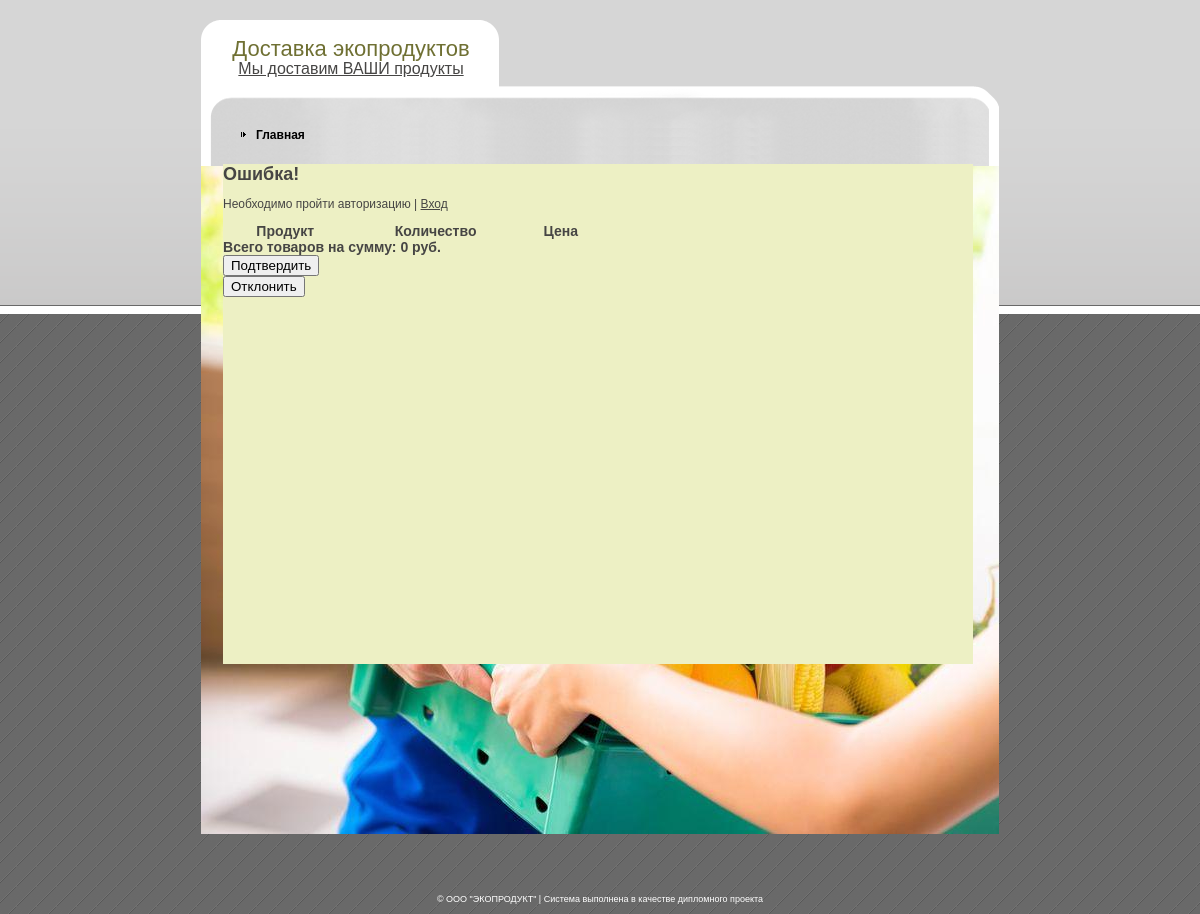
The app's page /admin_order_details.php?id=10, older data.
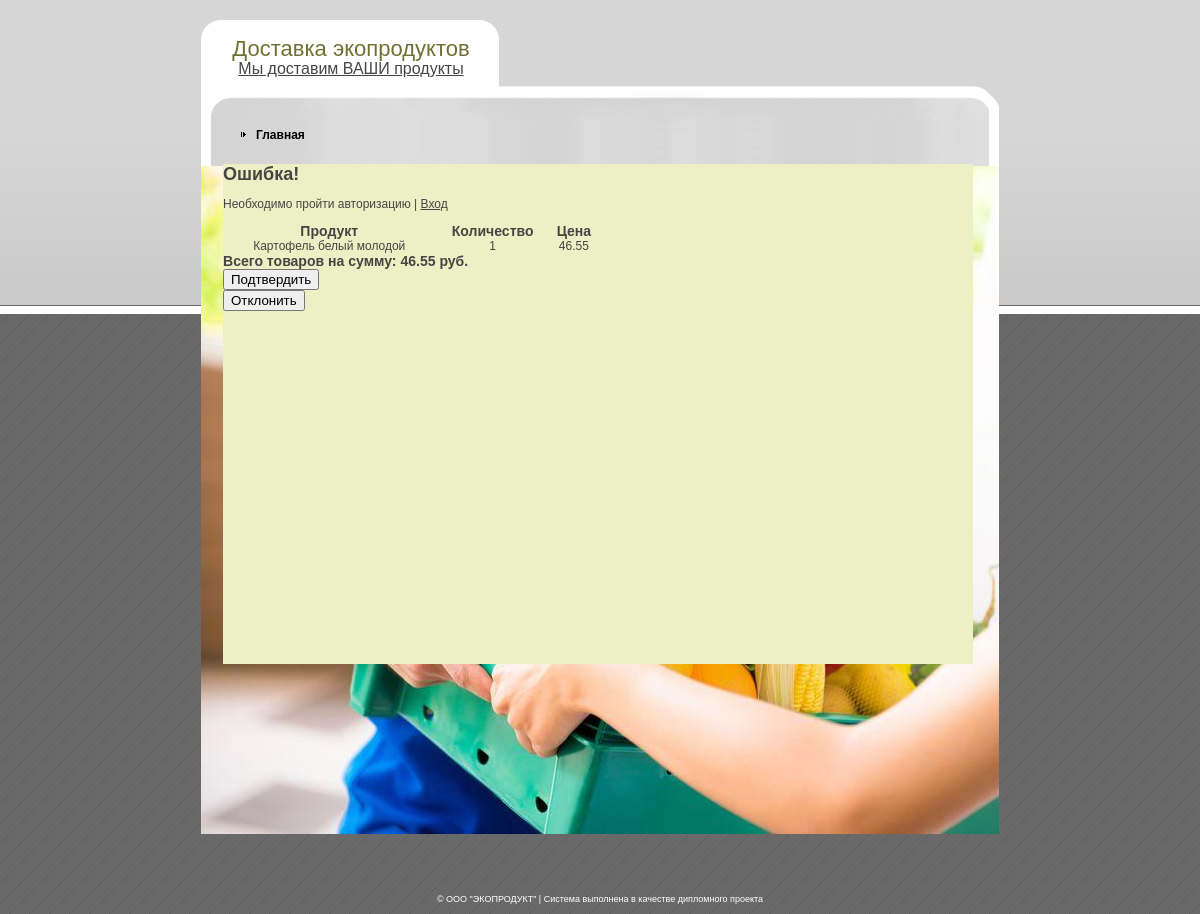
The same page, newer data.
### tables this page shows
CREATE TABLE IF NOT EXISTS `ordersp` (
  `id` int(11) NOT NULL AUTO_INCREMENT,
  `id_order` int(11) NOT NULL,
  `id_product` int(11) NOT NULL,
  `quantity` decimal(10,0) NOT NULL,
  PRIMARY KEY (`id`),
  KEY `id` (`id`),
  KEY `orderid` (`id_order`),
  KEY `goodsid` (`id_product`)
);

CREATE TABLE IF NOT EXISTS `catalog` (
  `id` int(11) NOT NULL AUTO_INCREMENT,
  `typeid` int(11) NOT NULL,
  `article` varchar(15) NOT NULL,
  `name` varchar(150) NOT NULL,
  `note` varchar(500) NOT NULL,
  `amount` int(11) NOT NULL,
  `price` float NOT NULL,
  `discount` int(11) NOT NULL,
  PRIMARY KEY (`id`),
  KEY `id` (`id`),
  KEY `typeid` (`typeid`)
);

### lib_db.php (called while the page is built, shortened)
<?php
function dataBaseToArray($resultat)
{
    $array = array();
    while($row = mysql_fetch_assoc($resultat))
	{
        $array[] = $row;
    }
    return $array;
}
function clearData($data, $type = "s")
{
    switch($type)
	{
        case "i": return (int)$data;
    }
}
			$error = 1;?>
		<?
function getOrdersSP($orderid)
{
    $sql = "SELECT name, quantity, quantity * price * ( 1 - discount /100 ) AS summa
            FROM ordersp, catalog
            WHERE catalog.id = ordersp.id_product
            AND id_order=$orderid";
    $resultat = mysql_query($sql) or die(mysql_error());
    return dataBaseToArray($resultat);
}
			$error = 1;?>

### admin_order_details.php (the view, shortened to what this page needs)
<?php
require "lib_db.php";
$id_order = clearData($_GET["id"], "i");
$goods = getOrdersSP($id_order);
?>
<!DOCTYPE html PUBLIC "-//W3C//DTD XHTML 1.0 Strict//EN" "http://www.w3.org/TR/xhtml1/DTD/xhtml1-strict.dtd">
<html xmlns="http://www.w3.org/1999/xhtml" xml:lang="en" lang="en">
<head>
    <link rel="stylesheet" href="style.css" type="text/css" charset="utf-8" />
</head>
<body>
<div id="outer">
    <div id="wrapper">
        <div id="body-bot">
            <div id="body-top">
                <div id="logo">
                    <h1>Доставка экопродуктов</h1>
                    <p><a href="adminform.php" target="_parent">Мы доставим ВАШИ продукты</a></p>
                </div>
                <div id="nav">
                    <ul>
                        <li><a href="index.php">Главная</a></li>
                    </ul>
                </div>
                <div id="gboxm">
                    <?php
                    $login = $_SESSION['login'];
                    $password = $_SESSION['password'];
                    if(empty($login) and empty($password))
                    {
                        echo "<h2>Ошибка!</h2>";
                        echo "<p>Необходимо пройти авторизацию | <a href='adminform.php'>Вход</a></p>";
                    }
                    else
                    {
                        echo "<p>Вы вошли как '$login' | <a href='../exit.php'>Выход</a></p>";
                        echo "<p>Вернуться в <a href='adminform.php'>панель администратора</a></p>";
                        echo "<h2><center>Проверка заказа</center></h2>";
                    }?>
                    <table border="0" cellpadding="0" cellspacing="0" width="50%">
                        <tr>
                            <td align="center"><h3>Продукт</h3></td>
                            <td align="center"><h3>Количество</h3></td>
                            <td align="center"><h3>Цена</h3></td>
                        </tr>
                        <?
                        $sum = 0;
                        foreach ($goods as $good)
                        {
                            $sum += $good["summa"];
                            echo "<tr>
                                    <td align='center'>$good[name]</td>
                                    <td align='center'>$good[quantity]</td>
                                    <td align='center'>$good[summa]</td>
                                  </tr>";
                        }
                        ?>
                    </table>
                    <h3>Всего товаров на сумму: <?=$sum?> руб. </h3>
                    <form action="add_nakl.php" method="post">
                        <input type="submit" name="submit" value="Подтвердить">
                    </form>
                    <form action="decline_order.php" method="post">
                        <input type="submit" value="Отклонить">
                    </form>
                </div>
            </div>
        </div>
    </div>
</div>
<div id="copyright"> &copy; ООО "ЭКОПРОДУКТ" | Система выполнена в качестве дипломного проекта</div>
</body>
</html>

Row changes from the older to the newer data that the page shows:
added ordersp: id_product.name "Картофель белый молодой", quantity "1", good "46.55"
Text that changed along with them:
$sum: "0" → "46.55"
